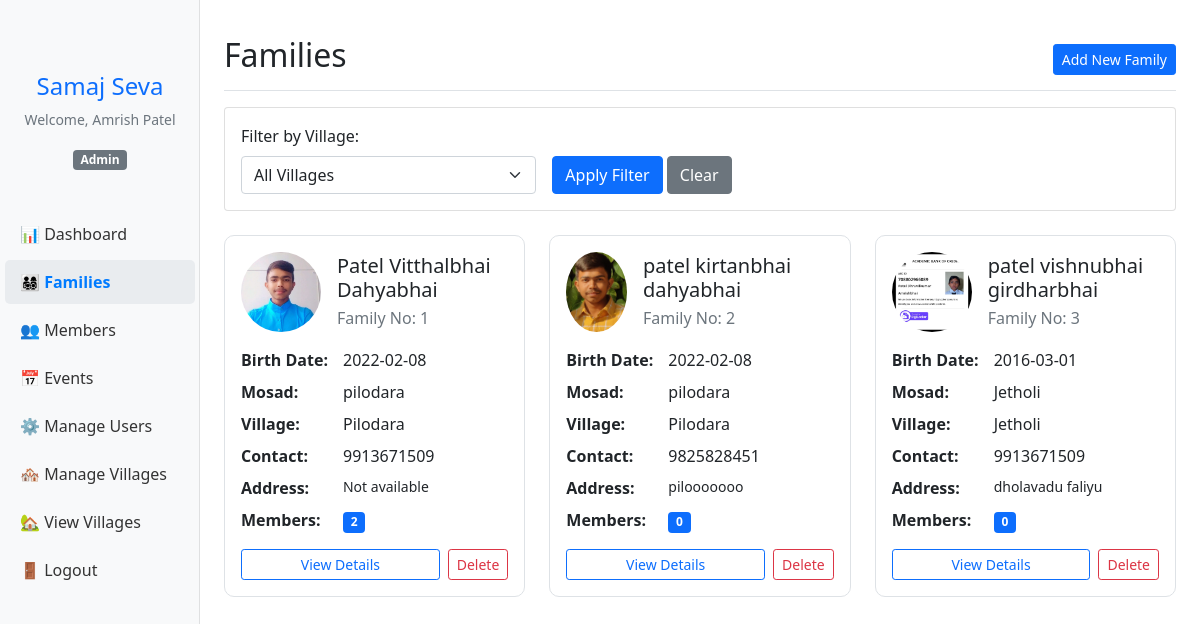
/families (signed in), run on the app's committed database.
### tables this page shows
CREATE TABLE families (
                    id INTEGER PRIMARY KEY AUTOINCREMENT,
                    family_no INTEGER,
                    head_name TEXT,
                    village TEXT,
                    address TEXT,
                    contact TEXT,
                    created_by INTEGER,
                    created_at TIMESTAMP DEFAULT CURRENT_TIMESTAMP, head_photo TEXT, head_birthdate TEXT, head_mosad TEXT,
                    FOREIGN KEY (created_by) REFERENCES users(id)
                );

### app.py (the view, shortened to what this page needs)
@app.route('/families')
@login_required
def families():
    village_filter = request.args.get('village', '')
    conn = sqlite3.connect('database.db')
    c = conn.cursor()
    c.execute("SELECT name FROM villages ORDER BY name")
    villages = [row[0] for row in c.fetchall()]
    query = '''SELECT f.id, f.family_no, f.head_name, f.village, f.contact, f.address,
                      COUNT(m.id) as member_count,
                      f.head_photo, f.head_birthdate, f.head_mosad
               FROM families f
               LEFT JOIN members m ON f.id = m.family_id'''
    where_conditions = []
    params = []
    if village_filter:
        where_conditions.append("f.village = ?")
        params.append(village_filter)
    if where_conditions:
        query += " WHERE " + " AND ".join(where_conditions)
    query += " GROUP BY f.id ORDER BY f.family_no"
    c.execute(query, params)
    families_data = c.fetchall()
    if families_data:
        print("DEBUG - Family data structure:")
        print("Number of columns:", len(families_data[0]))
        for i, col in enumerate(families_data[0]):
            print(f"Column {i}: {col}")
    conn.close()
    return render_template('families.html',
                         families=families_data,
                         villages=villages,
                         selected_village=village_filter)

### app.py (called while the page is built)
def login_required(f):
    @wraps(f)
    def decorated_function(*args, **kwargs):
        if 'user_id' not in session:
            flash('Please login first', 'error')
            return redirect(url_for('login'))
        return f(*args, **kwargs)
    return decorated_function

### templates/families.html (shortened to what this page needs)
{% extends "base.html" %}
{% block content %}
<div class="d-flex justify-content-between flex-wrap flex-md-nowrap align-items-center pt-3 pb-2 mb-3 border-bottom">
    <h1 class="h2">Families</h1>
    <div class="btn-toolbar mb-2 mb-md-0">
        {% if session.role in ['admin', 'village_manager'] %}
        <a href="{{ url_for('add_family') }}" class="btn btn-sm btn-primary">
            Add New Family
        </a>
        {% endif %}
    </div>
</div>
<div class="card mb-4">
    <div class="card-body">
        <form method="GET" class="row g-3">
            <div class="col-md-4">
                <label for="village" class="form-label">Filter by Village:</label>
                <select name="village" id="village" class="form-select">
                    <option value="">All Villages</option>
                </select>
            </div>
            <div class="col-md-4">
                <label class="form-label">&nbsp;</label>
                <div>
                    <button type="submit" class="btn btn-primary">Apply Filter</button>
                    <a href="{{ url_for('families') }}" class="btn btn-secondary">Clear</a>
                </div>
            </div>
        </form>
    </div>
</div>
<div class="row">
    {% for family in families %}
    <div class="col-md-6 col-lg-4">
        <div class="card family-card mb-4">
            <div class="card-body">
                <div class="d-flex align-items-center mb-3">
                    {% if family[7] %}
                    <img src="{{ url_for('uploaded_file', filename=family[7]) }}"
                         class="rounded-circle me-3"
                         alt="Head Photo"
                         style="width: 80px; height: 80px; object-fit: cover;"
                         onerror="this.src='https://via.placeholder.com/80?text=No+Photo'">
                    {% else %}
                    <img src="https://via.placeholder.com/80?text=No+Photo"
                         class="rounded-circle me-3"
                         alt="No Photo"
                         style="width: 80px; height: 80px; object-fit: cover;">
                    {% endif %}
                    <div>
                        <h5 class="card-title mb-1">{{ family[2] }}</h5>
                        <p class="card-text text-muted mb-0">Family No: {{ family[1] }}</p>
                    </div>
                </div>
                <div class="info-grid mb-3">
                    <div class="fw-bold">Birth Date:</div>
                    <div>{{ family[8] or 'Not specified' }}</div>
                    <div class="fw-bold">Mosad:</div>
                    <div>{{ family[9] or 'Not specified' }}</div>
                    <div class="fw-bold">Village:</div>
                    <div>{{ family[3] }}</div>
                    <div class="fw-bold">Contact:</div>
                    <div>{{ family[4] or 'Not available' }}</div>
                    <div class="fw-bold">Address:</div>
                    <div class="small">{{ family[5] or 'Not available' }}</div>
                    <div class="fw-bold">Members:</div>
                    <div><span class="badge bg-primary">{{ family[6] }}</span></div>
                </div>
                <div class="d-flex gap-2">
                    <a href="{{ url_for('view_family', family_id=family[0]) }}"
                       class="btn btn-sm btn-outline-primary flex-fill">View Details</a>
                    {% if session.role == 'admin' %}
                    <a href="{{ url_for('delete_family', family_id=family[0]) }}"
                       class="btn btn-sm btn-outline-danger"
                       onclick="return confirm('Are you sure you want to delete this family and all its members?')">Delete</a>
                    {% endif %}
                </div>
            </div>
        </div>
    </div>
    {% endfor %}
</div>
{% endblock %}

### templates/base.html (shortened to what this page needs)
<!DOCTYPE html>
<html lang="en">
<head>
    <link href="https://cdn.jsdelivr.net/npm/bootstrap@5.1.3/dist/css/bootstrap.min.css" rel="stylesheet">
</head>
<body>
    <div class="container-fluid">
        <div class="row">
            <nav id="sidebar" class="col-md-3 col-lg-2 d-md-block bg-light sidebar">
                <div class="position-sticky pt-3">
                    {% include 'sidebar.html' %}
                </div>
            </nav>
            <main class="col-md-9 ms-sm-auto col-lg-10 px-md-4">
                {% block content %}{% endblock %}
            </main>
        </div>
    </div>
</body>
</html>

### templates/sidebar.html (shortened to what this page needs)
<div class="sidebar-sticky">
    <div class="text-center mb-4">
        <h4 class="text-primary">Samaj Seva</h4>
        <p class="text-muted small">Welcome, {{ session.username }}</p>
        <p class="badge bg-secondary">{{ session.role|title }}</p>
    </div>
    <ul class="nav flex-column">
        <li class="nav-item">
            <a class="nav-link {% if request.endpoint == 'dashboard' %}active{% endif %}" href="{{ url_for('dashboard') }}">
                📊 Dashboard
            </a>
        </li>
        <li class="nav-item">
            <a class="nav-link {% if request.endpoint in ['families', 'add_family', 'view_family'] %}active{% endif %}" href="{{ url_for('families') }}">
                👨‍👩‍👧‍👦 Families
            </a>
        </li>
        <li class="nav-item">
            <a class="nav-link {% if request.endpoint in ['view_members', 'add_member'] %}active{% endif %}" href="{{ url_for('view_members') }}">
                👥 Members
            </a>
        </li>
        <li class="nav-item">
            <a class="nav-link {% if request.endpoint in ['view_events', 'add_event'] %}active{% endif %}" href="{{ url_for('view_events') }}">
                📅 Events
            </a>
        </li>
        {% if session.role == 'admin' %}
        <li class="nav-item">
            <a class="nav-link {% if request.endpoint == 'manage_users' %}active{% endif %}" href="{{ url_for('manage_users') }}">
                ⚙️ Manage Users
            </a>
        </li>
        <li class="nav-item">
            <a class="nav-link {% if request.endpoint == 'manage_villages' %}active{% endif %}" href="{{ url_for('manage_villages') }}">
                🏘️ Manage Villages
            </a>
        </li>
        {% endif %}
        {% if session.role in ['admin', 'village_manager'] %}
        <li class="nav-item">
            <a class="nav-link {% if request.endpoint in ['user_villages', 'user_families', 'user_view_family', 'user_events'] %}active{% endif %}" href="{{ url_for('user_villages') }}">
                🏡 View Villages
            </a>
        </li>
        {% endif %}
        <li class="nav-item">
            <a class="nav-link" href="{{ url_for('logout') }}">
                🚪 Logout
            </a>
        </li>
    </ul>
</div>

### templates/base.html (style rules this page uses)
.sidebar { position: fixed; top: 0; bottom: 0; left: 0; z-index: 100; padding: 48px 0 0; box-shadow: inset -1px 0 0 rgba(0, 0, 0, .1); overflow-y: auto; }
.sidebar .nav-link { color: #333; padding: 10px 15px; border-radius: 5px; margin: 2px 5px; }
.sidebar .nav-link.active { color: #007bff; background-color: #e9ecef; font-weight: bold; }
main { margin-left: 240px; padding: 20px; }
.sidebar-sticky { position: relative; top: 0; height: calc(100vh - 48px); padding-top: 0.5rem; overflow-x: hidden; overflow-y: auto; }

### templates/families.html (style rules this page uses)
.family-card { border: 1px solid #dee2e6; border-radius: 10px; transition: transform 0.2s; }
.info-grid { display: grid; grid-template-columns: auto 1fr; gap: 8px 15px; }

### data on the page
families: head_photo (picture), head_name "Patel Vitthalbhai Dahyabhai", family_no "1", head_birthdate "2022-02-08", head_mosad "pilodara", village "Pilodara", contact "9913671509", address "Not available", created_by "2"
families: head_photo (picture), head_name "patel kirtanbhai dahyabhai", family_no "2", head_birthdate "2022-02-08", head_mosad "pilodara", village "Pilodara", contact "9825828451", address "pilooooooo", family "0"
families: head_photo (picture), head_name "patel vishnubhai girdharbhai", family_no "3", head_birthdate "2016-03-01", head_mosad "Jetholi", village "Jetholi", contact "9913671509", address "dholavadu faliyu", family "0"

### other printed values
{{ session.username }} "Amrish Patel"
{{ session.role|title }} "Admin"
